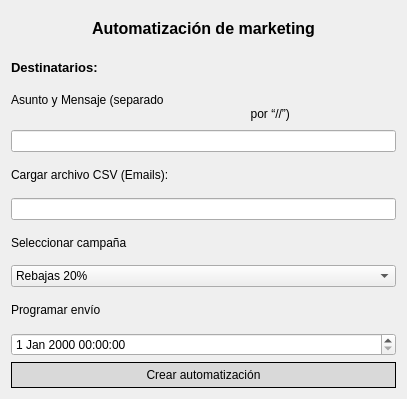
<?xml version="1.0" encoding="UTF-8"?>
<ui version="4.0">
        <class>Dialog</class>
        <widget class="QDialog" name="Dialog">
                <property name="geometry">
                        <rect>
                                <x>0</x>
                                <y>0</y>
                                <width>407</width>
                                <height>399</height>
                        </rect>
                </property>
                <property name="windowTitle">
                        <string>Dialog</string>
                </property>
                <layout class="QHBoxLayout" name="horizontalLayout">
                        <item>
                                <layout class="QVBoxLayout" name="verticalLayout">
                                        <item>
                                                <widget class="QLabel" name="label">
                                                        <property name="font">
                                                                <font>
                                                                        <pointsize>12</pointsize>
                                                                        <bold>true</bold>
                                                                </font>
                                                        </property>
                                                        <property name="text">
                                                                <string>Automatización de marketing</string>
                                                        </property>
                                                        <property name="alignment">
                                                                <set>Qt::AlignmentFlag::AlignCenter</set>
                                                        </property>
                                                </widget>
                                        </item>
                                        <item>
                                                <widget class="QLabel" name="label_2">
                                                        <property name="font">
                                                                <font>
                                                                        <pointsize>10</pointsize>
                                                                        <bold>true</bold>
                                                                </font>
                                                        </property>
                                                        <property name="text">
                                                                <string>Destinatarios:</string>
                                                        </property>
                                                </widget>
                                        </item>
                                        <item>
                                                <widget class="QLabel" name="label_3">
                                                        <property name="text">
                                                                <string>Asunto y Mensaje (separado
                                                                        por “//”) </string>
                                                        </property>
                                                </widget>
                                        </item>
                                        <item>
                                                <widget class="QLineEdit" name="lineEdit" />
                                        </item>
                                        <item>
                                                <widget class="QLabel" name="label_4">
                                                        <property name="text">
                                                                <string>Cargar archivo CSV (Emails):</string>
                                                        </property>
                                                </widget>
                                        </item>
                                        <item>
                                                <widget class="QLineEdit" name="lineEdit_2" />
                                        </item>
                                        <item>
                                                <widget class="QLabel" name="label_5">
                                                        <property name="text">
                                                                <string>Seleccionar campaña</string>
                                                        </property>
                                                </widget>
                                        </item>
                                        <item>
                                                <widget class="QComboBox" name="comboBox">
                                                        <item>
                                                                <property name="text">
                                                                        <string>Rebajas 20%</string>
                                                                </property>
                                                        </item>
                                                        <item>
                                                                <property name="text">
                                                                        <string>Rebajas Black Friday</string>
                                                                </property>
                                                        </item>
                                                        <item>
                                                                <property name="text">
                                                                        <string>Navidad Marketing</string>
                                                                </property>
                                                        </item>
                                                </widget>
                                        </item>
                                        <item>
                                                <widget class="QLabel" name="label_6">
                                                        <property name="text">
                                                                <string>Programar envío</string>
                                                        </property>
                                                </widget>
                                        </item>
                                        <item>
                                                <widget class="QDateTimeEdit" name="dateTimeEdit" />
                                        </item>
                                        <item>
                                                <widget class="QPushButton" name="pushButton">
                                                        <property name="styleSheet">
                                                                <string notr="true">background-color:
                                                                        #d9d9d9;
                                                                        color: black;
                                                                        border: 1px solid black;
                                                                        border-radius: 15px;
                                                                        padding:5px;
                                                                        box-shadow: 5px 5px 15px
                                                                        rgba(0, 0, 0, 0.3);
                                                                </string>
                                                        </property>
                                                        <property name="text">
                                                                <string>Crear automatización</string>
                                                        </property>
                                                </widget>
                                        </item>
                                </layout>
                        </item>
                </layout>
        </widget>
        <resources />
        <connections />
</ui>
